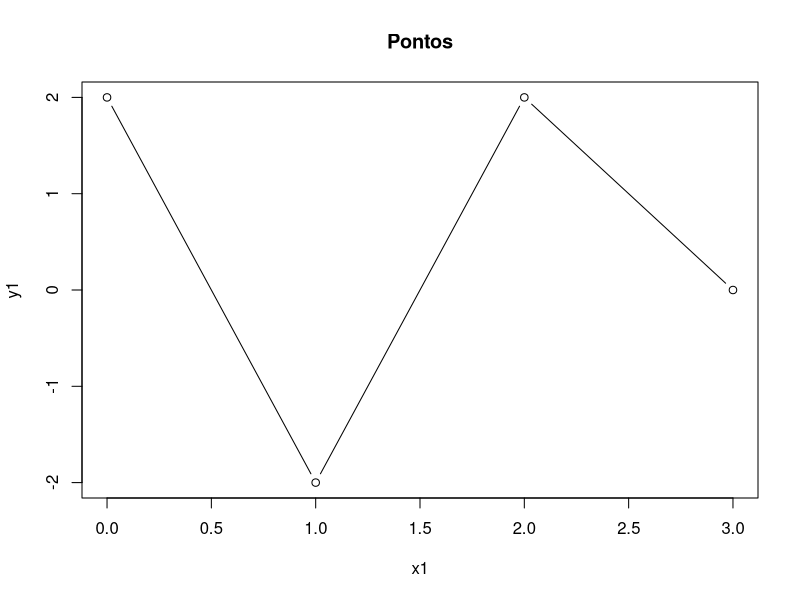
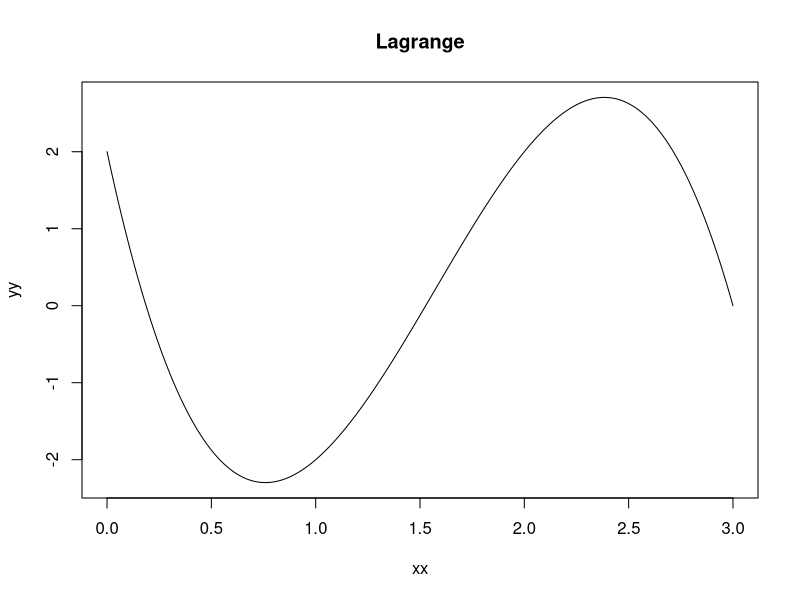
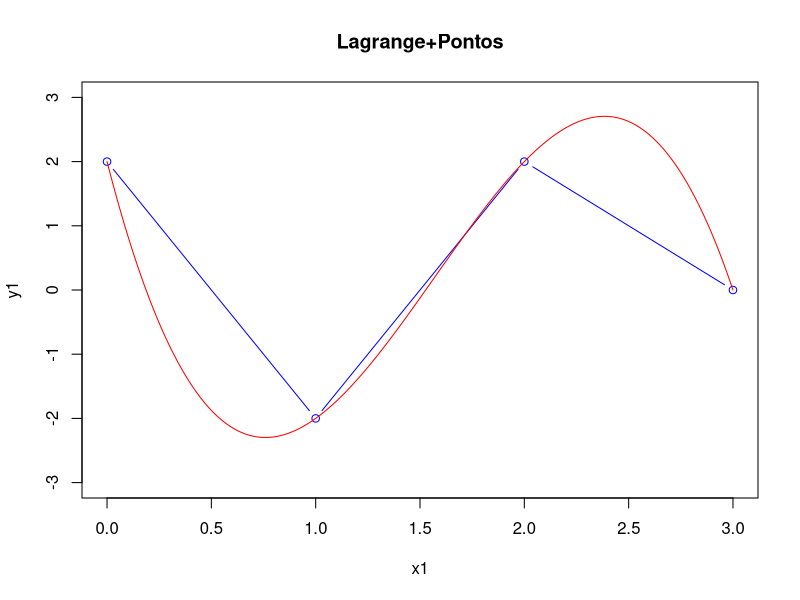
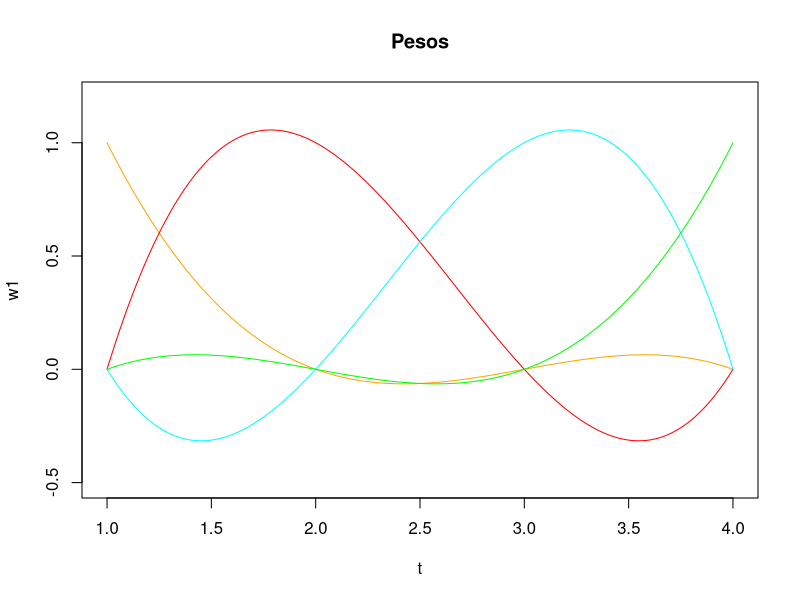

These charts were generated, in order, by the following R code:
#pontos
x1 = c(0,1,2,3)
y1 = c(2,-2,2,0)
plot (x1,y1,"b", main="Pontos")

#lagrange
t = seq(1,4,0.01)

#f = (y1[1]*(t-x1[2])*(t-x1[3])*(t-x1[4]))/((x1[1]-x1[2])*(x1[1]-x1[3])*(x1[1]-x1[4])) + (y1[2]*(t-x1[1])*(t-x1[3])*(t-x1[4]))/((x1[2]-x1[1])*(x1[2]-x1[3])*(x1[2]-x1[4])) + (y1[3]*(t-x1[1])*(t-x1[2])*(t-x1[4]))/((x1[3]-x1[2])*(x1[3]-x1[1])*(x1[3]-x1[4])) + (y1[4]*(t-x1[1])*(t-x1[2])*(t-x1[3]))/((x1[4]-x1[2])*(x1[4]-x1[3])*(x1[4]-x1[1]))

w1 = ((t-2)*(t-3)*(t-4))/((1-2)*(1-3)*(1-4))
w2 = ((t-1)*(t-3)*(t-4))/((2-1)*(2-3)*(2-4))
w3 = ((t-1)*(t-2)*(t-4))/((3-1)*(3-2)*(3-4))
w4 = ((t-1)*(t-2)*(t-3))/((4-1)*(4-2)*(4-3))

xx = x1[1]*w1 + x1[2]*w2 + x1[3]*w3 + x1[4]*w4
yy = y1[1]*w1 + y1[2]*w2 + y1[3]*w3 + y1[4]*w4

plot(xx, yy, "l",main="Lagrange")

plot(x1,y1, "b", c(0,3), c(-3,3),col="blue",main="Lagrange+Pontos")
lines(xx, yy, "l", col="red")

#pesos
plot(t,w1, type="l", xlim=c(1,4), ylim=c(-0.5,1.2), col="orange", main="Pesos")
lines(t,w2, "l", col="red")
lines(t,w3, "l", col="cyan")
lines(t,w4, "l", col="green")
